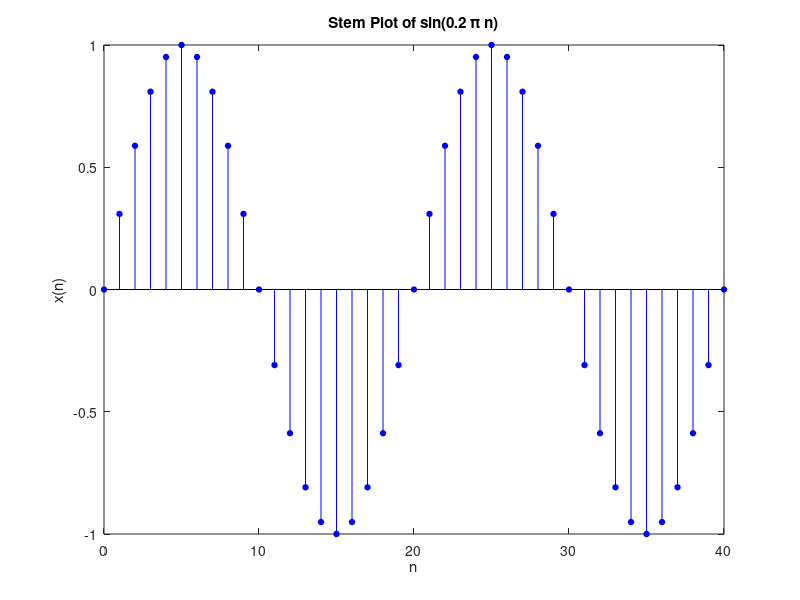

This chart was generated by the following MATLAB code: (Note: this script raises an error after producing the figure.)
% Plot function usage
t = 0:0.01:2; % sample points from 0 to 2 in steps of 0.01
x = sin(2*pi*t); % Evaluate sin(2 pi t)
plot(t,x,'b'); % Create plot with blue line
xlabel('t in sec'); ylabel('x(t)'); % Label axis
title('Plot  of sin(2\pi t)'); % Title plot

% Stem function usage
n = 0:1:40; % sample index from 0 to 20
x = sin(0.1*pi*n); % Evaluate sin(0.2 pi n)
Hs = stem(n,x,'b','filled'); % Stem-plot with handle Hs
set(Hs,'markersize',4); % Change circle size
xlabel('n'); ylabel('x(n)'); % Label axis
title('Stem Plot of sin(0.2 \pi n)'); % Title plot

% Step function implementation
[x,n] = stepseq(0,-5,10);

Hs = stem(n,x,'b','filled'); % Stem-plot with handle Hs
xlabel('n'); ylabel('x(n)'); % Label axis
title('Stem Plot of sin(0.2 \pi n)');

set(Hs,'markersize',4); % Change circle size
set(gca, 'ylim', [-2 +2]);

% Exponential Signal
n = [0:100]; x = (1.2).^n;
Hs = stem(n,x,'b','filled');

% Complex Exponential Signal part 1
r=0.9;
theta=pi/10;
n = [0:100]; rn = r.^n; phin=mod(theta.*n, 2*pi) 
figure(1)
subplot(2,1,1), stem(n,rn,'b','filled');
subplot(2,1,2), stem(n,phin,'b','filled'), set(gca, 'ylim', [0 +2*pi]);

% Complex Exponential Signal part 2
r=0.9;
theta=pi/10;
n = [0:100]; 
XR = (r.^n).*cos(theta.*n); 
XI = (r.^n).*sin(theta.*n);
figure(1)
subplot(2,1,1), stem(n,XR,'b','filled');
subplot(2,1,2), stem(n,XI,'b','filled');

% Cos signal stem plot
n = [0:100]; 
x = 3*cos((pi/16)*n+(pi/13));
stem(n,x,'b','filled'); % Stem-plot with handle Hs

% Even and odd decomposition of signals
n=[-1,0,1,2,3];
x=[5,4,3,2,1];

m = -fliplr(n);
m1 = min([m,n]); m2 = max([m,n]); m = m1:m2;
nm = n(1)-m(1); n1 = 1:length(n);

x1 = [zeros(1,nm) x];
%x1(n1+nm) = x; 
x = x1;

xe = 0.5*(x + fliplr(x)); xo = 0.5*(x - fliplr(x));

figure(1)
subplot(2,1,1), stem(m,xe,'b','filled');
subplot(2,1,2), stem(m,xo,'b','filled');

% Periodization of singals
n = [-10:9]; x = [5,4,3,2,1];
xtilde = x' * ones(1,4);
xtilde = (xtilde(:))';
subplot(2,2,4); stem(n,xtilde); title('Periodization of signal')
xlabel('n'); ylabel('xtilde(n)');

subplot(2,1,1); 
plot(t,x,'b'); 

subplot(2,1,2); 
Hs = stem(n,x,'b','filled'); 

%Two Signal Plots 
theta = 0:pi/100:2*pi;
y = sin(10*theta);
z = sin(10*theta)+cos(10*theta);

figure(1);
subplot(2,1,1), plot(x,y);
subplot(2,1,2), plot(x,z);


title('Two sine plot'),
xlabel('x data'),
ylabel('Amplitude');

set(gca, 'xlim', [0 2*pi]);
set(gca, 'ylim', [-3 +3]);

set(gca, 'xtick', [0.0 0.25 0.5 0.75 1.0]*2*pi);
set(gca, 'xticklabel', [{'0'} {'\pi/2'} {'\pi'} {'3\pi/2'} {'2\pi'}])

grid('on');
grid('minor');

% Unit sample implementation
n1=-5;
n2=5;

n=n1:n2;
x=zeros(1,length(n));

for i=1:length(n)
    if n(i)==0
        x(i)=1
    end
end

stem(n,x);

% Discrete sinusoidal signal for different frequency
n=0:1:100;
x=sin(2*pi*0.01*n);
subplot(4,1,1), stem(n,x,'b', 'filled');

n=0:1:100;
x=sin(2*pi*0.03*n);
subplot(4,1,2), stem(n,x,'b', 'filled');

n=0:1:100;
x=sin(2*pi*0.05*n);
subplot(4,1,3), stem(n,x,'b', 'filled');
